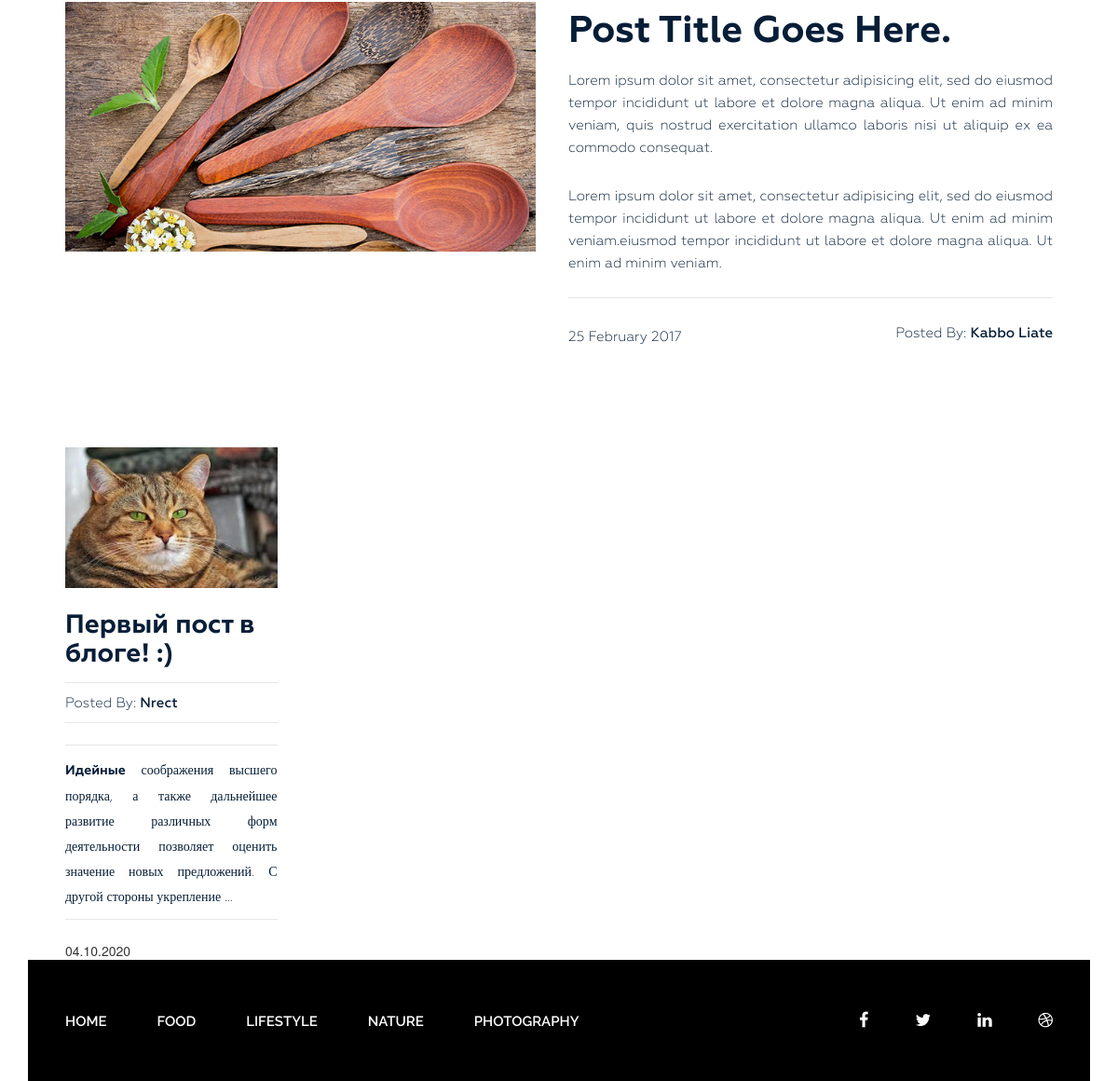
/ (lower part), run on an earlier commit of the app's database.
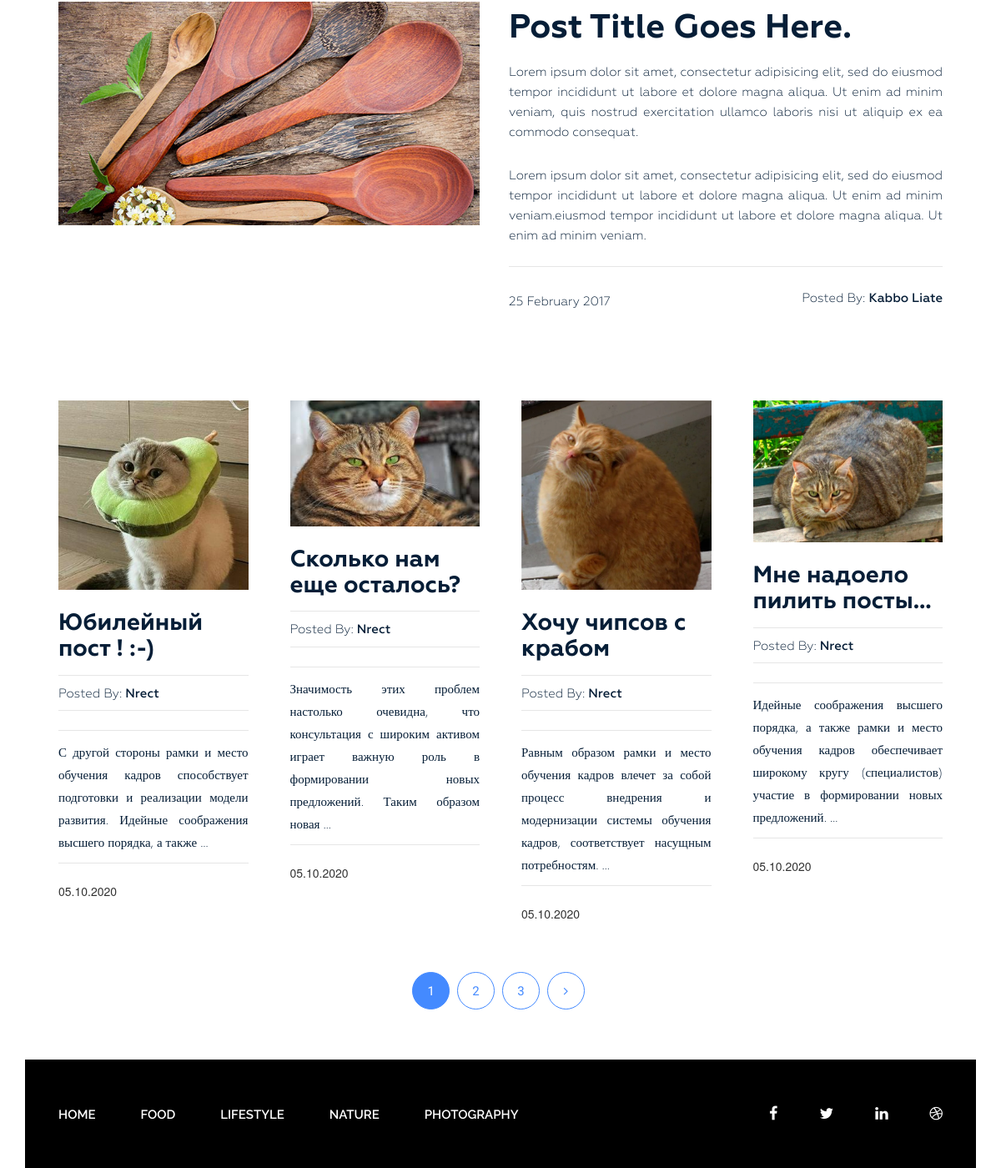
And on a later commit of the database.
### blog/models.py (models this page shows, shortened)
class Post(models.Model):
    title = models.CharField(max_length=255, verbose_name='Заголовок')
    slug = models.SlugField(max_length=255, verbose_name='Url', unique=True)
    author = models.CharField(max_length=100, verbose_name='Автор')
    content = models.TextField(blank=True, verbose_name='Содержание')
    created_at = models.DateTimeField(auto_now_add=True, verbose_name='Опубликовано')
    photo = models.ImageField(upload_to='photos/%Y/%m/%d/', blank=True, null=True, verbose_name='Фото')
    views = models.IntegerField(default=0, verbose_name='Кол-во просмотров')
    category = models.ForeignKey(Category, on_delete=models.PROTECT, related_name='posts', verbose_name='Категория')
    tags = models.ManyToManyField(Tag, blank=True, related_name='tags', verbose_name='Тег')
    def get_absolute_url(self):
        return reverse('post', kwargs={"slug": self.slug})
    class Meta:
        verbose_name = 'Статя'
        verbose_name_plural = 'Статью'
        ordering = ['-created_at']

class Category(models.Model):
    title = models.CharField(max_length=255)
    slug = models.SlugField(max_length=255, verbose_name='Url', unique=True)
    def get_absolute_url(self):
        return reverse('category', kwargs={"slug": self.slug})
    class Meta:
        verbose_name = 'Категория(ю)'
        verbose_name_plural = 'Категории'
        ordering = ['title']

### blog/views.py (the view)
# urls.py: path('', Home.as_view(), name='home'),
class Home(ListView):
    model = Post
    template_name = 'blog/index.html'
    context_object_name = 'posts'
    paginate_by = 4
    def get_context_data(self, *, object_list=None, **kwargs):
        context = super().get_context_data(**kwargs)
        context['title'] = 'Classic Blog Design'
        return context

### blog/templatetags/menu.py (called while the page is built)
@register.inclusion_tag('blog/menu_tpl.html')
def show_menu(menu_class='menu'):
    categories = Category.objects.all()
    return {"categories": categories, "menu_class": menu_class}

### blog/templates/blog/index.html (shortened to what this page needs)
{% extends 'base.html' %}
{% load static %}
{% block content %}
    <section class="blog-post-area">
        <div class="container">
            <div class="row">
                <div class="blog-post-area-style">
                    <div class="col-md-12">
                        <div class="single-post-big">
                            <div class="big-image">
                                <img src="{% static 'img/post-image1.jpg' %}" alt="">
                            </div>
                            <div class="big-text">
                                <h3><a href="#">Post Title Goes Here.</a></h3>
                                <p>Lorem ipsum dolor sit amet, consectetur adipisicing elit, sed do eiusmod tempor
                                    incididunt ut labore et dolore magna aliqua. Ut enim ad minim veniam, quis nostrud
                                    exercitation ullamco laboris nisi ut aliquip ex ea commodo consequat.</p>
                                <p>Lorem ipsum dolor sit amet, consectetur adipisicing elit, sed do eiusmod tempor
                                    incididunt ut labore et dolore magna aliqua. Ut enim ad minim veniam.eiusmod tempor
                                    incididunt ut labore et dolore magna aliqua. Ut enim ad minim veniam.</p>
                                <h4><span class="date">25 February 2017</span><span class="author">Posted By: <span
                                        class="author-name">Kabbo Liate</span></span>
                                </h4>
                            </div>
                        </div>
                    </div>
                    {% for post in posts %}
                        <div class="col-md-3">
                            <div class="single-post">
                                {% if post.photo %}
                                    <img src="{{ post.photo.url }}" alt="{{ post.title }}">
                                {% else %}
                                    <img src="https://neuronsk.ru/upload/medialibrary/771/771dad7444a2937b6085360951e048b1.png"
                                         alt="">
                                {% endif %}
                                <h3><a href="{{ post.get_absolute_url }}">{{ post.title }}</a></h3>
                                <h4><span>Posted By: <span class="author-name">{{ post.author }}</span></span>
                                </h4>
                                <p>{{ post.content|truncatewords_html:20|safe }}</p>
                                <span>{{ post.created_at|date:"d.m.Y" }}</span>
                            </div>
                        </div>
                    {% endfor %}
                </div>
            </div>
        </div>
        {% if page_obj.has_other_pages %}
            <div class="pegination">
                <div class="nav-links">
                    {% for p in page_obj.paginator.page_range %}
                        {% if page_obj.number ==  p %}
                            <span class="page-numbers current">{{ p }}</span>
                        {% elif p > page_obj.number|add:-3 and p < page_obj.number|add:3%}
                            <a class="page-numbers" href="?page={{ p }}">{{ p }}</a>
                        {% endif %}
                    {% endfor %}
                    {% if page_obj.has_next %}
                        <a class="page-numbers" href="?page={{ page_obj.next_page_number }}"><i
                                class="fa fa-angle-right"
                                aria-hidden="true"></i></a>
                    {% endif %}
                </div>
            </div>
        {% endif %}
    </section>
{% endblock %}

### blog/templates/blog/menu_tpl.html
<div class="{{ menu_class }}">
    <ul>
        <li><a href="{% url 'home' %}">Home</a></li>
        {% for item in categories %}
            <li><a href="{{ item.get_absolute_url }}">{{ item.title }}</a></li>
        {% endfor %}
    </ul>
</div>

What changed in the data, as far as the page shows it:
no longer on this page (row unchanged): Post: photo (picture), title "Первый пост в блоге! :)", author "Nrect", content "Идейные соображения высшего порядка, а также дальнейшее развитие различных форм деятельности позволяет оценить значение новых предложений. С другой стороны укрепление …", created_at "04.10.2020"
added Post: photo (picture), title "Юбилейный пост ! :-)", author "Nrect", content "С другой стороны рамки и место обучения кадров способствует подготовки и реализации модели развития. Идейные соображения высшего порядка, а также …", created_at "05.10.2020"
added Post: photo (picture), title "Сколько нам еще осталось?", author "Nrect", content "Значимость этих проблем настолько очевидна, что консультация с широким активом играет важную роль в формировании новых предложений. Таким образом новая …", created_at "05.10.2020"
added Post: photo (picture), title "Хочу чипсов с крабом", author "Nrect", content "Равным образом рамки и место обучения кадров влечет за собой процесс внедрения и модернизации системы обучения кадров, соответствует насущным потребностям. …", created_at "05.10.2020"
added Post: photo (picture), title "Мне надоело пилить посты...", author "Nrect", content "Идейные соображения высшего порядка, а также рамки и место обучения кадров обеспечивает широкому кругу (специалистов) участие в формировании новых предложений. …", created_at "05.10.2020"
Also different on the page:
new list line: "1"
new list line: "2"
new list line: "3"
